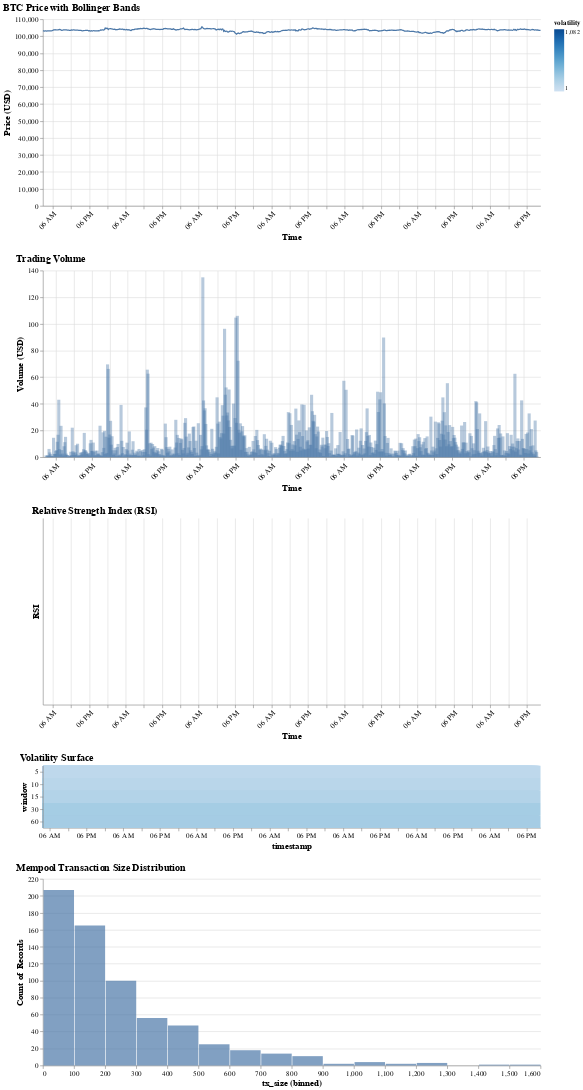

Notebook cell for this chart:
### Markdown cell above
##  Generate Altair Chart
`generate_dashboard(df)` creates the final visualization.

### Code cell
chart = generate_dashboard(df)
chart

### Figure 1 — Vega-Lite specification as saved in the notebook (floating-point values rounded to 4 significant figures; data arrays with more than 128 entries replaced by an {"elided": "..."} marker saying what was removed)
{"config": {"view": {"continuousWidth": 300, "continuousHeight": 300, "stroke": null}, "axis": {"labelFontSize": 12, "titleFontSize": 14}, "title": {"anchor": "start", "fontSize": 16}}, "vconcat": [{"layer": [{"mark": {"type": "line", "strokeWidth": 2}, "encoding": {"x": {"axis": {"labelAngle": -45}, "field": "timestamp", "title": "Time", "type": "temporal"}, "y": {"field": "close", "title": "Price (USD)", "type": "quantitative"}}, "name": "view_1"}, {"mark": {"type": "area", "opacity": 0.2}, "encoding": {"x": {"axis": {"labelAngle": -45}, "field": "timestamp", "title": "Time", "type": "temporal"}, "y": {"field": "bollinger_lower", "type": "quantitative"}, "y2": {"field": "bollinger_upper"}}}], "data": {"name": "data-c49c35f801457c4f9f2158352cbc46b4"}, "title": "BTC Price with Bollinger Bands", "width": 800}, {"data": {"name": "data-c49c35f801457c4f9f2158352cbc46b4"}, "mark": {"type": "bar", "opacity": 0.4}, "encoding": {"x": {"axis": {"labelAngle": -45}, "field": "timestamp", "title": "Time", "type": "temporal"}, "y": {"field": "volume", "title": "Volume (USD)", "type": "quantitative"}}, "title": "Trading Volume", "transform": [{"filter": {"param": "param_1"}}], "width": 800}, {"data": {"name": "data-c49c35f801457c4f9f2158352cbc46b4"}, "mark": {"type": "line", "strokeWidth": 2}, "encoding": {"x": {"axis": {"labelAngle": -45}, "field": "timestamp", "title": "Time", "type": "temporal"}, "y": {"field": "rsi", "title": "RSI", "type": "quantitative"}}, "title": "Relative Strength Index (RSI)", "transform": [{"filter": {"param": "param_1"}}], "width": 800}, {"data": {"name": "data-5f683f5e7a53223cb3e28b07f185010b"}, "mark": {"type": "rect"}, "encoding": {"color": {"field": "volatility", "scale": {"scheme": "blues"}, "type": "quantitative"}, "x": {"field": "timestamp", "type": "temporal"}, "y": {"field": "window", "type": "ordinal"}}, "title": "Volatility Surface", "transform": [{"filter": {"param": "param_1"}}], "width": 800}, {"data": {"name": "data-07bd83cdf529dc78c50efaed2601e075"}, "mark": {"type": "bar", "opacity": 0.7}, "encoding": {"x": {"bin": {"maxbins": 30}, "field": "tx_size", "type": "quantitative"}, "y": {"aggregate": "count", "type": "quantitative"}}, "title": "Mempool Transaction Size Distribution", "width": 800}], "params": [{"name": "param_1", "select": {"type": "interval", "encodings": ["x"]}, "views": ["view_1"]}], "$schema": "https://vega.github.io/schema/vega-lite/v5.20.1.json", "datasets": {"data-c49c35f801457c4f9f2158352cbc46b4": {"elided": "656 records"}, "data-5f683f5e7a53223cb3e28b07f185010b": {"elided": "3280 records"}, "data-07bd83cdf529dc78c50efaed2601e075": {"elided": "656 records"}}}
